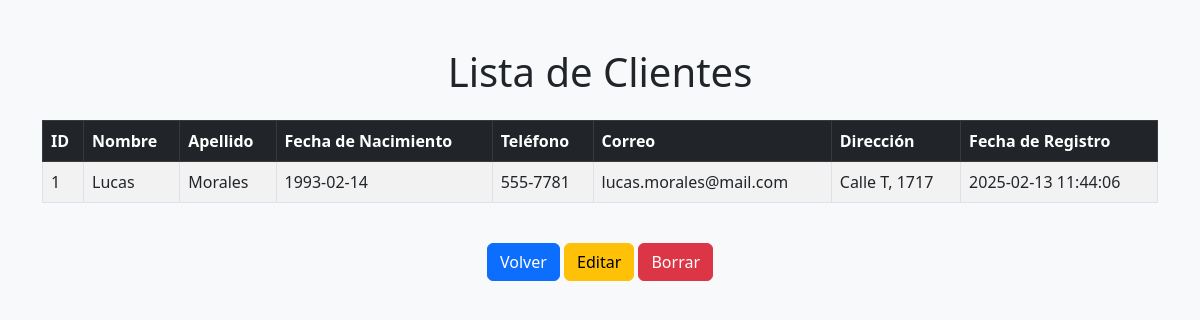
The app's page /usuario/trabajador/usuarios.php with its own data.
### tables this page shows
CREATE TABLE Clientes (
    id_cliente INT AUTO_INCREMENT PRIMARY KEY,
    nombre VARCHAR(100) NOT NULL,
    apellido VARCHAR(100) NOT NULL,
    fecha_nacimiento DATE NOT NULL,
    telefono VARCHAR(15),
    correo VARCHAR(100) UNIQUE,
    direccion TEXT,
    fecha_registro TIMESTAMP DEFAULT CURRENT_TIMESTAMP
);

### usuario/trabajador/usuarios.php (the view, shortened to what this page needs)
<?php
include('../conexion.php');
$query = "SELECT id_cliente, nombre, apellido, fecha_nacimiento, telefono, correo, direccion, fecha_registro FROM clientes";
$resultado = mysqli_query($conexion, $query);
?>
<!DOCTYPE html>
<html lang="es">
<head>
    <link href="https://cdn.jsdelivr.net/npm/bootstrap@5.3.0/dist/css/bootstrap.min.css" rel="stylesheet">
</head>
<body class="bg-light">
    <div class="container mt-5">
        <h1 class="text-center mb-4">Lista de Clientes</h1>
        <div class="table-responsive">
            <table class="table table-striped table-bordered">
                <thead class="table-dark">
                    <tr>
                        <th>ID</th>
                        <th>Nombre</th>
                        <th>Apellido</th>
                        <th>Fecha de Nacimiento</th>
                        <th>Teléfono</th>
                        <th>Correo</th>
                        <th>Dirección</th>
                        <th>Fecha de Registro</th>
                    </tr>
                </thead>
                <tbody>
                    <?php
                    foreach ($resultado as $row) {
                        echo "<tr>
                                <td>{$row['id_cliente']}</td>
                                <td>{$row['nombre']}</td>
                                <td>{$row['apellido']}</td>
                                <td>{$row['fecha_nacimiento']}</td>
                                <td>{$row['telefono']}</td>
                                <td>{$row['correo']}</td>
                                <td>{$row['direccion']}</td>
                                <td>{$row['fecha_registro']}</td>
                              </tr>";
                    }
                    ?>
                </tbody>
            </table>
        </div>
        <div class="text-center mt-4">
            <a href="trabajador_conf.php" class="btn btn-primary">Volver</a>
            <a href="editar_usuario_conf.php" class="btn btn-warning">Editar</a>
            <a href="borrar_usuario_conf.php" class="btn btn-danger">Borrar</a>
        </div>
    </div>
</body>
</html>

### records on screen
clientes: id_cliente "1", nombre "Lucas", apellido "Morales", fecha_nacimiento "1993-02-14", telefono "555-7781", correo "lucas.morales@mail.com", direccion "Calle T, 1717", fecha_registro "2025-02-13 11:44:06"
